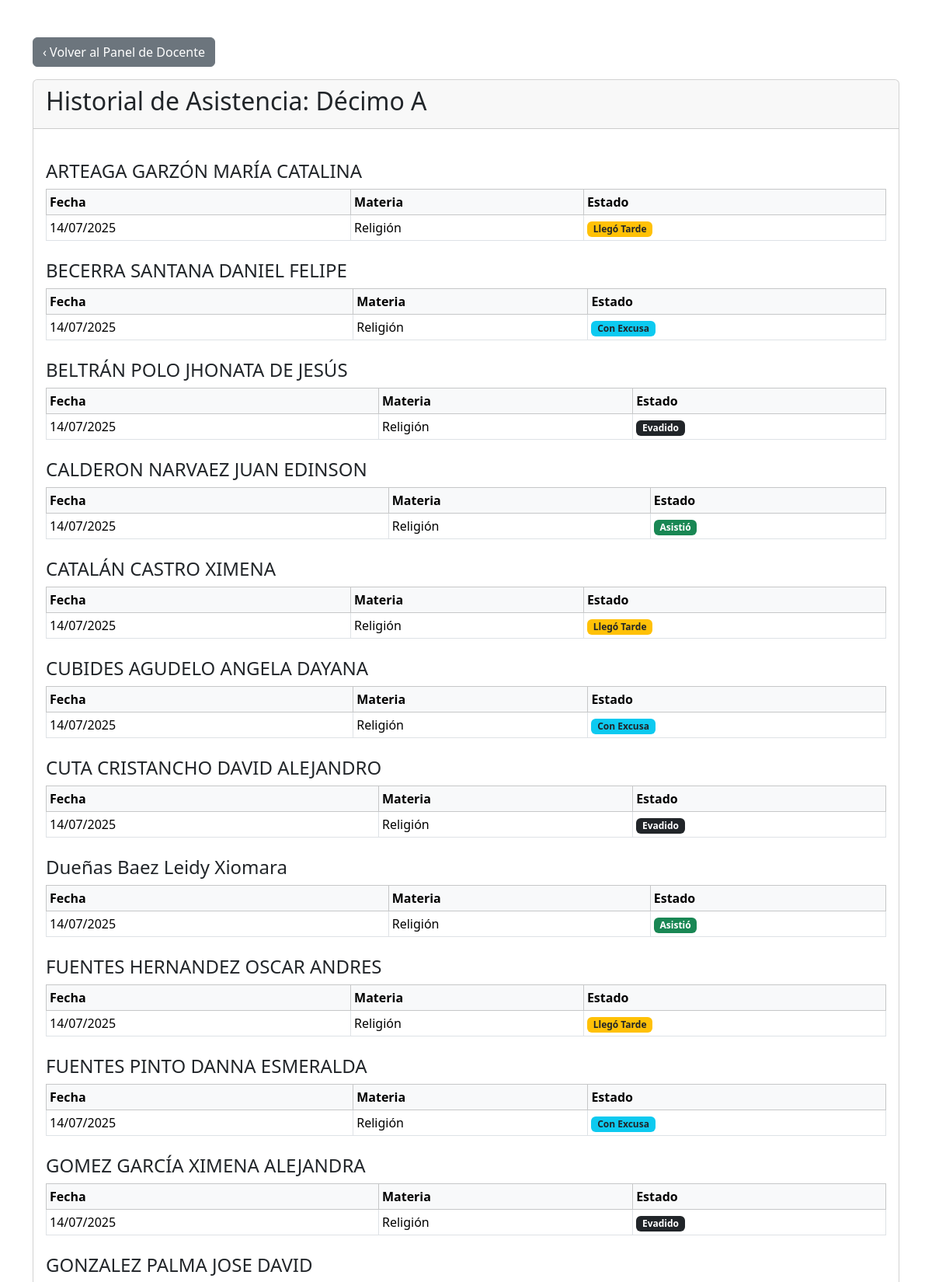
The page /historial/2/ (signed in, upper part) on the database its author committed.
### core/models.py (models this page shows, shortened)
class Grupo(models.Model):
    nombre = models.CharField(max_length=100, unique=True)
    estudiantes = models.ManyToManyField('Estudiante', blank=True, related_name='grupos')

class Estudiante(models.Model):
    nombre_completo = models.CharField(max_length=200)
    codigo_estudiantil = models.CharField(max_length=50, unique=True, blank=True, null=True)

class Asistencia(models.Model):
    ESTADOS = (
        ('asistio', 'Asistió'),
        ('fallo', 'Falló'),
        ('tarde', 'Llegó Tarde'),
        ('excusado', 'Con Excusa'),
        ('evadido', 'Evadido'),
    )
    asignacion = models.ForeignKey(Asignacion, on_delete=models.CASCADE)
    estudiante = models.ForeignKey(Estudiante, on_delete=models.CASCADE)
    fecha = models.DateField()
    estado = models.CharField(max_length=10, choices=ESTADOS)
    class Meta:
        unique_together = ('asignacion', 'estudiante', 'fecha')

class Asignacion(models.Model):
    docente = models.ForeignKey(settings.AUTH_USER_MODEL, on_delete=models.CASCADE, limit_choices_to={'rol': 'docente'})
    materia = models.ForeignKey(Materia, on_delete=models.CASCADE)
    grupo = models.ForeignKey(Grupo, on_delete=models.CASCADE)
    class Meta:
        unique_together = ('docente', 'materia', 'grupo')

class Materia(models.Model):
    nombre = models.CharField(max_length=100, unique=True)

### core/views.py (the view)
# urls.py: path('historial/<int:asignacion_id>/', views.historial_asistencia_view, name='historial_asistencia'),
@login_required
def historial_asistencia_view(request, asignacion_id):
    asignacion_actual = get_object_or_404(Asignacion, id=asignacion_id)
    grupo_actual = asignacion_actual.grupo
    asistencias_query = Asistencia.objects.filter(asignacion__grupo=grupo_actual)
    if request.user.rol == 'docente':
        asistencias_query = asistencias_query.filter(asignacion=asignacion_actual)
    asistencias = asistencias_query.order_by('estudiante__nombre_completo', 'fecha', 'asignacion__materia__nombre')
    historial_agrupado = {}
    for asistencia in asistencias:
        if asistencia.estudiante not in historial_agrupado:
            historial_agrupado[asistencia.estudiante] = []
        historial_agrupado[asistencia.estudiante].append(asistencia)
    contexto = {
        'grupo': grupo_actual, # Pasamos el grupo para mostrar su nombre
        'historial': historial_agrupado,
        'rol_usuario': request.user.rol
    }
    return render(request, 'core/historial_asistencia.html', contexto)

### core/templates/core/historial_asistencia.html (shortened to what this page needs)
<!DOCTYPE html>
<html lang="es">
<head>
    <link href="https://cdn.jsdelivr.net/npm/bootstrap@5.3.3/dist/css/bootstrap.min.css" rel="stylesheet">
</head>
<body>
    <div class="container mt-5">
        {% if rol_usuario == 'docente' %}
            <a href="{% url 'dashboard_docente' %}" class="btn btn-secondary mb-3">‹ Volver al Panel de Docente</a>
        {% else %}
            <a href="{% url 'dashboard_coordinador_rector' %}" class="btn btn-secondary mb-3">‹ Volver al Panel de Supervisión</a>
        {% endif %}
        <div class="card">
            <div class="card-header">
                <h2>Historial de Asistencia: {{ grupo.nombre }}</h2>
            </div>
            <div class="card-body">
                {% for estudiante, registros in historial.items %}
                    <h4 class="mt-4">{{ estudiante.nombre_completo }}</h4>
                    <table class="table table-sm table-bordered">
                        <thead>
                            <tr class="table-light">
                                <th>Fecha</th>
                                <th>Materia</th>
                                <th>Estado</th>
                            </tr>
                        </thead>
                        <tbody>
                            {% for registro in registros %}
                                <tr>
                                    <td>{{ registro.fecha|date:"d/m/Y" }}</td>
                                    <td>{{ registro.asignacion.materia.nombre }}</td>
                                    <td>
                                        {% if registro.estado == 'asistio' %}
                                            <span class="badge bg-success">{{ registro.get_estado_display }}</span>
                                        {% elif registro.estado == 'fallo' %}
                                            <span class="badge bg-danger">{{ registro.get_estado_display }}</span>
                                        {% elif registro.estado == 'tarde' %}
                                            <span class="badge bg-warning text-dark">{{ registro.get_estado_display }}</span>
                                        {% elif registro.estado == 'excusado' %}
                                            <span class="badge bg-info text-dark">{{ registro.get_estado_display }}</span>
                                        {% elif registro.estado == 'evadido' %}
                                            <span class="badge bg-dark">{{ registro.get_estado_display }}</span>
                                        {% else %}
                                            <span class="badge bg-secondary">{{ registro.estado }}</span>
                                        {% endif %}
                                    </td>
                                </tr>
                            {% endfor %}
                        </tbody>
                    </table>
                {% empty %}
                    <p>No hay registros de asistencia para este curso todavía.</p>
                {% endfor %}
            </div>
        </div>
    </div>
</body>
</html>

### rows shown on the page
Grupo: nombre "Décimo A"
Estudiante: nombre_completo "ARTEAGA GARZÓN MARÍA CATALINA"
Asistencia: fecha "14/07/2025", asignacion.materia.nombre "Religión", estado "Llegó Tarde"
Estudiante: nombre_completo "BECERRA SANTANA DANIEL FELIPE"
Asistencia: fecha "14/07/2025", asignacion.materia.nombre "Religión", estado "Con Excusa"
Estudiante: nombre_completo "BELTRÁN POLO JHONATA DE JESÚS"
Asistencia: fecha "14/07/2025", asignacion.materia.nombre "Religión", estado "Evadido"
Estudiante: nombre_completo "CALDERON NARVAEZ JUAN EDINSON"
Asistencia: fecha "14/07/2025", asignacion.materia.nombre "Religión", estado "Asistió"
Estudiante: nombre_completo "CATALÁN CASTRO XIMENA"
Asistencia: fecha "14/07/2025", asignacion.materia.nombre "Religión", estado "Llegó Tarde"
Estudiante: nombre_completo "CUBIDES AGUDELO ANGELA DAYANA"
Asistencia: fecha "14/07/2025", asignacion.materia.nombre "Religión", estado "Con Excusa"
Estudiante: nombre_completo "CUTA CRISTANCHO DAVID ALEJANDRO"
Asistencia: fecha "14/07/2025", asignacion.materia.nombre "Religión", estado "Evadido"
Estudiante: nombre_completo "Dueñas Baez Leidy Xiomara"
Asistencia: fecha "14/07/2025", asignacion.materia.nombre "Religión", estado "Asistió"
Estudiante: nombre_completo "FUENTES HERNANDEZ OSCAR ANDRES"
Asistencia: fecha "14/07/2025", asignacion.materia.nombre "Religión", estado "Llegó Tarde"
Estudiante: nombre_completo "FUENTES PINTO DANNA ESMERALDA"
Asistencia: fecha "14/07/2025", asignacion.materia.nombre "Religión", estado "Con Excusa"
Estudiante: nombre_completo "GOMEZ GARCÍA XIMENA ALEJANDRA"
Asistencia: fecha "14/07/2025", asignacion.materia.nombre "Religión", estado "Evadido"
Estudiante: nombre_completo "GONZALEZ PALMA JOSE DAVID"
